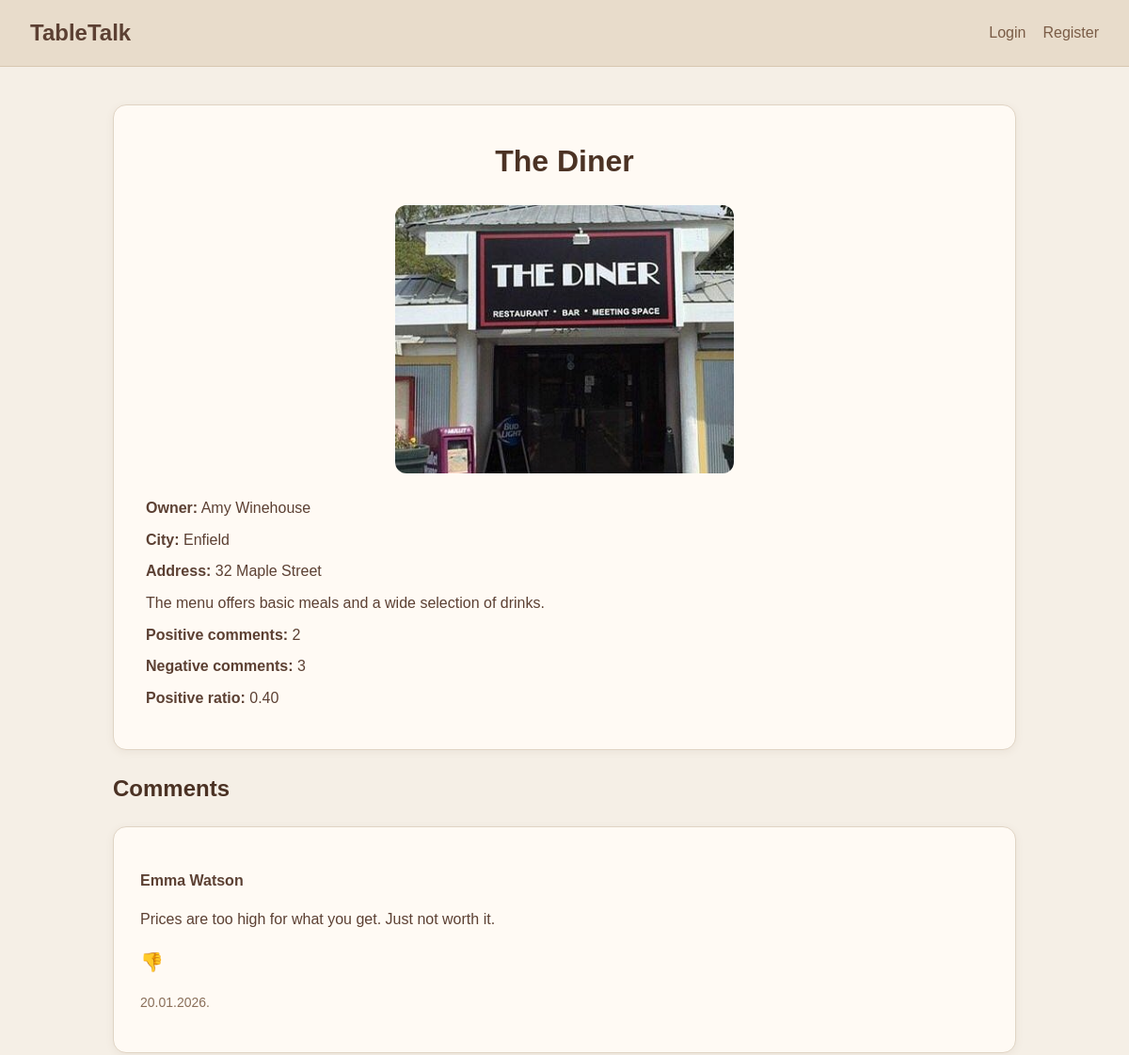
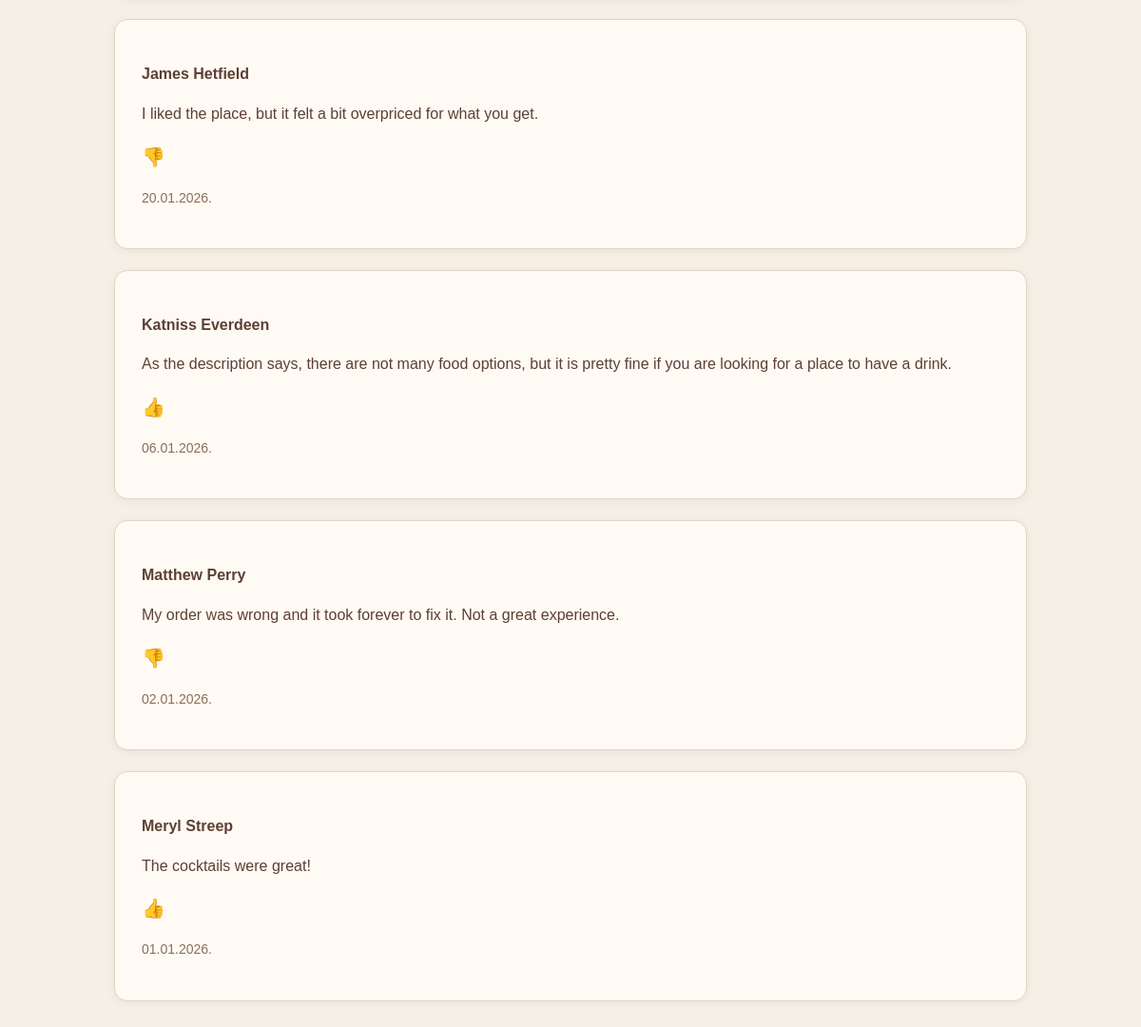
/restaurants/5/, run on the app's committed database (2 pictures, top to bottom).
### app/models.py (models this page shows, shortened)
class Restaurant(models.Model):
    owner = models.OneToOneField(User, on_delete=models.CASCADE)
    name = models.CharField(max_length=100)
    description = models.TextField()
    city = models.CharField(max_length=100)
    address = models.CharField(max_length=200)
    image = models.ImageField(upload_to='restaurants/', blank=True, null=True)
    created_at = models.DateTimeField(default=timezone.now)

class Comment(models.Model):
    restaurant = models.ForeignKey(Restaurant, on_delete=models.CASCADE)
    user = models.ForeignKey(User, on_delete=models.CASCADE)
    text = models.TextField()
    sentiment = models.IntegerField()  # 0 ili 1
    created_at = models.DateTimeField(default=timezone.now)

### app/views.py (the view)
# urls.py: path('restaurants/<int:restaurant_id>/', views.restaurant_detail, name='restaurant_detail'),
def restaurant_detail(request, restaurant_id):
    restaurant = get_object_or_404(Restaurant, id=restaurant_id)
    comments = Comment.objects.filter(restaurant=restaurant).order_by('-created_at')
    total_comments = comments.count()
    positive_comments = comments.filter(sentiment=1).count()
    negative_comments = comments.filter(sentiment=0).count()
    ratio = 0
    if total_comments > 0:
        ratio = positive_comments / total_comments
    comment_form = CommentForm()
    return render(request, 'app/restaurant_detail.html', {
        'restaurant': restaurant,
        'comments': comments,
        'positive_comments': positive_comments,
        'negative_comments': negative_comments,
        'ratio': ratio,
        'comment_form': comment_form,
    })

### app/templates/app/restaurant_detail.html (shortened to what this page needs)
{% extends 'app/base.html' %}
{% block content %}
    <div class="card details-card">
        <h1 class="details-title">{{ restaurant.name }}</h1>
        {% if restaurant.image %}
            <img src="{{ restaurant.image.url }}" alt="{{ restaurant.name }}" class="details-image">
        {% endif %}
        <div class="inline-info">
            <p><strong>Owner:</strong> {{ restaurant.owner.first_name }} {{ restaurant.owner.last_name }}</p>
            <p><strong>City:</strong> {{ restaurant.city }}</p>
            <p><strong>Address:</strong> {{ restaurant.address }}</p>
            <p>{{ restaurant.description }}</p>
            <p><strong>Positive comments:</strong> {{ positive_comments }}</p>
            <p><strong>Negative comments:</strong> {{ negative_comments }}</p>
            <p><strong>Positive ratio:</strong> {{ ratio|floatformat:2 }}</p>
        </div>
    </div>
    <h2>Comments</h2>
    {% for comment in comments %}
        <div class="card">
            <p><strong>{{ comment.user.first_name }} {{ comment.user.last_name }}</strong></p>
            <p>{{ comment.text }}</p>
            <p>
                <span class="sentiment-emoji">
                    {% if comment.sentiment == 1 %}
                        👍
                    {% else %}
                        👎
                    {% endif %}
                </span>
            </p>
            <p class="small-text">{{ comment.created_at|date:"d.m.Y." }}</p>
        </div>
    {% empty %}
        <p class="empty-message">No comments yet.</p>
    {% endfor %}
{% endblock %}

### app/static/app/style.css (style rules this page uses)
* { box-sizing: border-box; }
body { margin: 0; font-family: Arial, sans-serif; background-color: #f5efe6; color: #5c4033; line-height: 1.6; }
h1, h2, h3 { color: #4b3224; margin-top: 0; }
.card { background-color: #fffaf4; border: 1px solid #e0d4c4; border-radius: 14px; padding: 28px; margin-bottom: 22px; box-shadow: 0 2px 8px rgba(120, 95, 70, 0.08); }
.details-card { padding: 34px; }
.details-title { text-align: center; margin-bottom: 20px; }
.details-image { width: 100%; max-width: 360px; height: auto; border-radius: 12px; margin: 0 auto 24px; display: block; }
.small-text { color: #8a6f5a; font-size: 14px; }
.inline-info p { margin: 8px 0; }
.sentiment-emoji { font-size: 20px; }

### data on the page
Restaurant: name "The Diner", image (picture), owner.first_name "Amy", owner.last_name "Winehouse", city "Enfield", address "32 Maple Street", description "The menu offers basic meals and a wide selection of drinks."
Comment: user.first_name "Emma", user.last_name "Watson", text "Prices are too high for what you get. Just not worth it.", created_at "20.01.2026."
Comment: user.first_name "James", user.last_name "Hetfield", text "I liked the place, but it felt a bit overpriced for what you get.", created_at "20.01.2026."
Comment: user.first_name "Katniss", user.last_name "Everdeen", text "As the description says, there are not many food options, but it is pretty fine if you are looking for a place to have a drink.", created_at "06.01.2026."
Comment: user.first_name "Matthew", user.last_name "Perry", text "My order was wrong and it took forever to fix it. Not a great experience.", created_at "02.01.2026."
Comment: user.first_name "Meryl", user.last_name "Streep", text "The cocktails were great!", created_at "01.01.2026."

### other printed values
{{ positive_comments }} "2"
{{ negative_comments }} "3"
{{ ratio|floatformat:2 }} "0.40"
